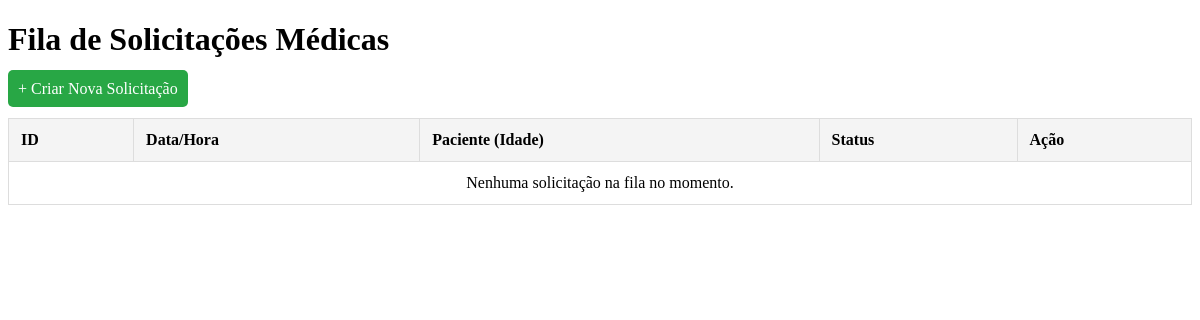
The page /fila/ on the database as committed earlier.
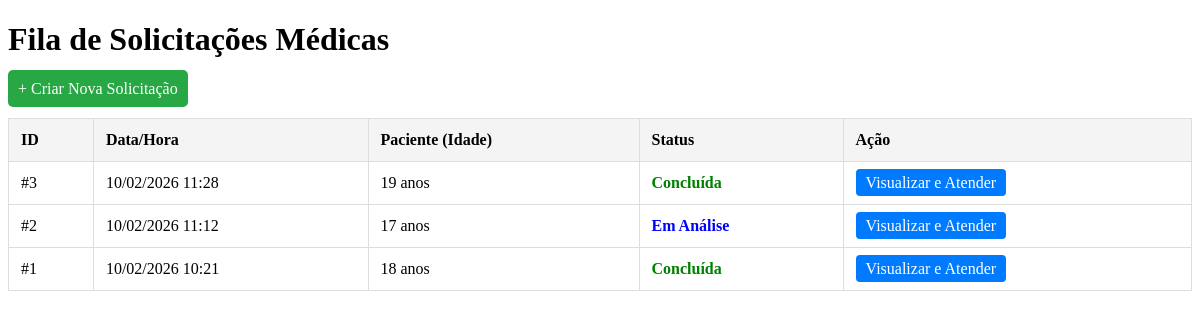
The same page on the database as committed later.
### teleconsultoria/models.py (models this page shows, shortened)
class Solicitacao(models.Model):
    profissional = models.ForeignKey(Profissional, on_delete=models.CASCADE, related_name='solicitacoes')
    medica_designada = models.ForeignKey(Medica, on_delete=models.SET_NULL, null=True, blank=True, related_name='atendimentos')
    status = models.CharField(max_length=20, choices=StatusSolicitacao.choices, default=StatusSolicitacao.PENDENTE)
    tipo_atendimento = models.CharField(max_length=20, choices=TipoAtendimento.choices)
    data_sol = models.DateTimeField(auto_now_add=True)
    data_marcada = models.DateField(null=True, blank=True)
    horario_marcado = models.TimeField(null=True, blank=True)
    data_limite = models.DateField(null=True, blank=True)
    horario_limite = models.TimeField(null=True, blank=True)
    idade_pac = models.IntegerField()
    sexo_pac = models.CharField(max_length=1, choices=Sexo.choices)
    queixas = models.TextField()
    historico_med = models.TextField(blank=True, null=True)
    diagnostico_princ = models.TextField(blank=True, null=True)
    diagnostico_sec = models.TextField(blank=True, null=True)
    medicamentos = models.TextField(blank=True, null=True)
    exames_recentes = models.TextField(blank=True, null=True)
    duvida_clinica = models.TextField()
    class Meta:
        verbose_name = "Solicitação"
        verbose_name_plural = "Solicitações"

### teleconsultoria/views.py (the view)
# urls.py: path('fila/', views.fila_medica, name='fila_medica'),
def fila_medica(request):
    solicitacoes = Solicitacao.objects.all().order_by('-data_sol')
    return render(request, 'fila_medica.html', {'solicitacoes': solicitacoes})

### teleconsultoria/templates/fila_medica.html (shortened to what this page needs)
<!DOCTYPE html>
<html lang="pt-br">
<head>
</head>
<body>
    <h1>Fila de Solicitações Médicas</h1>
    <a href="{% url 'nova_solicitacao' %}" style="background-color: #28a745; color: white; padding: 10px; text-decoration: none; border-radius: 5px;">
        + Criar Nova Solicitação
    </a>
    <table>
        <thead>
            <tr>
                <th>ID</th>
                <th>Data/Hora</th>
                <th>Paciente (Idade)</th>
                <th>Status</th>
                <th>Ação</th>
            </tr>
        </thead>
        <tbody>
            {% for sol in solicitacoes %}
            <tr>
                <td>#{{ sol.id }}</td>
                <td>{{ sol.data_sol|date:"d/m/Y H:i" }}</td>
                <td>{{ sol.idade_pac }} anos</td>
                <td>
                    <span class="{% if sol.status == 'PENDENTE' %}status-pendente{% elif sol.status == 'ANALISE' %}status-analise{% else %}status-concluido{% endif %}">
                        {{ sol.get_status_display }}
                    </span>
                </td>
                <td>
                    <a href="{% url 'detalhe_caso' sol.id %}" class="btn">Visualizar e Atender</a>
                </td>
            </tr>
            {% empty %}
            <tr>
                <td colspan="5" style="text-align: center;">Nenhuma solicitação na fila no momento.</td>
            </tr>
            {% endfor %}
        </tbody>
    </table>
</body>
</html>

### teleconsultoria/templates/fila_medica.html (style rules this page uses)
table { width: 100%; border-collapse: collapse; margin-top: 20px; }
th, td { border: 1px solid #ddd; padding: 12px; text-align: left; }
th { background-color: #f4f4f4; }
.status-analise { color: blue; font-weight: bold; }
.status-concluido { color: green; font-weight: bold; }
.btn { padding: 5px 10px; text-decoration: none; border-radius: 4px; background-color: #007bff; color: white; }

Rows that differ between the two databases and show on the page:
added Solicitacao: id "3", data_sol "10/02/2026 11:28", idade_pac "19", status "Concluída"
added Solicitacao: id "2", data_sol "10/02/2026 11:12", idade_pac "17", status "Em Análise"
added Solicitacao: id "1", data_sol "10/02/2026 10:21", idade_pac "18", status "Concluída"
Other text that changed with them:
text no longer shown: "Nenhuma solicitação na fila no momento."
